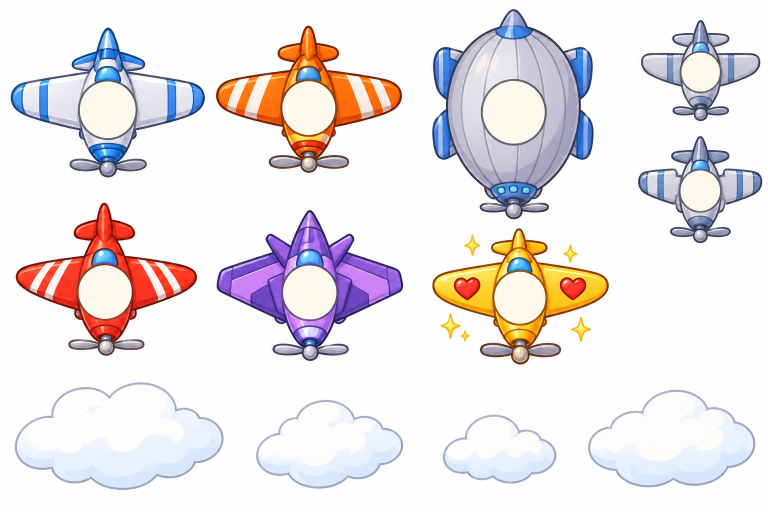
#> input picture games/sky/assets/source/planes.png, 1536 x 1024 px, found by its file name (shown at 1/2 size)
$ python cut-sky.py
#> lines starting #> are read from the running program, lines starting #| are printed output that depends on the picture
"""Cut the Sky Patrol asset sheets into the pieces the game draws.

Two sheets, each 1536x1024 on white:

- `planes.png` — the falling planes, all nose-down, each with a plain round
  spot where the game writes its number; the two small planes a blimp bursts
  into; and four loose clouds.
- `board.png` — the sky backdrop, the player's fighter (and its overheated
  look), the shell, the burst, the fuel gauge and score badge, the hearts, the
  banner ribbon, the sum plaque and the end-of-run card.

Every piece is cut by flooding the white in from the edge of its box. For each
plane the script also finds its number spot (the largest cream disc on it) and
writes where it is, as a share of the picture, into
`games/sky/src/view/art.data.ts`, so the game writes the number exactly in it.

Usage: python3 scripts/cut-sky.py   (needs numpy and Pillow)
"""

from collections import deque

import numpy as np
from PIL import Image, ImageFilter

PLANES_SOURCE = 'games/sky/assets/source/planes.png'
BOARD_SOURCE = 'games/sky/assets/source/board.png'
OUT = 'games/sky/assets'
DATA = 'games/sky/src/view/art.data.ts'

# name: (left, top, right, bottom) on planes.png.
PLANES = {
    'glider': (15, 50, 415, 360),
    'weaver': (425, 45, 812, 352),
    'blimp': (860, 15, 1195, 440),
    'piece-1': (1275, 35, 1528, 248),
    'piece-2': (1268, 268, 1530, 492),
    'scout': (25, 400, 402, 718),
    'hider': (430, 415, 812, 728),
    'treasure': (860, 455, 1225, 738),
}
CLOUDS = {
    'cloud-1': (25, 760, 452, 988),
    'cloud-2': (505, 795, 812, 982),
    'cloud-3': (880, 822, 1118, 972),
    'cloud-4': (1168, 772, 1518, 978),
}

# name: (left, top, right, bottom) on board.png.
BOARD = {
    'fighter': (32, 478, 302, 702),
    'fighter-hot': (352, 468, 568, 692),
    'shell': (618, 542, 670, 642),
    'pop': (692, 518, 862, 668),
    'fuel': (846, 20, 1244, 102),
    'score': (1280, 20, 1522, 102),
    'heart': (1212, 545, 1310, 632),
    'heart-empty': (1317, 545, 1415, 632),
    'heart-cracked': (1422, 545, 1521, 632),
    'ribbon': (14, 700, 588, 815),
    'plaque': (474, 812, 990, 998),
    'card': (1088, 676, 1522, 998),
}
# The backdrop: inside the painting's rounded frame.
BACKDROP = (24, 24, 800, 444)

# Background: bright and nearly grey. Shadows on the sheets are a pale grey too.
WHITE_MIN = 208
WHITE_SPREAD = 24


def whiteish(rgb):
    lo = rgb.min(axis=2)
    hi = rgb.max(axis=2)
    return (lo >= WHITE_MIN) & ((hi - lo) <= WHITE_SPREAD)


def flood_from_edges(passable):
    h, w = passable.shape
    seen = np.zeros((h, w), bool)
    queue = deque()
    for x in range(w):
        for y in (0, h - 1):
            if passable[y, x] and not seen[y, x]:
                seen[y, x] = True
                queue.append((y, x))
    for y in range(h):
        for x in (0, w - 1):
            if passable[y, x] and not seen[y, x]:
                seen[y, x] = True
                queue.append((y, x))
    while queue:
        y, x = queue.popleft()
        for dy, dx in ((1, 0), (-1, 0), (0, 1), (0, -1)):
            ny, nx = y + dy, x + dx
            if 0 <= ny < h and 0 <= nx < w and passable[ny, nx] and not seen[ny, nx]:
                seen[ny, nx] = True
                queue.append((ny, nx))
    return seen


def keep_largest(alpha):
    """Drop stray specks: anything opaque not joined to the biggest piece, unless big itself."""
    solid = alpha > 0
    h, w = solid.shape
    label = np.zeros((h, w), int)
    sizes = [0]
    for y in range(h):
        for x in range(w):
            if not solid[y, x] or label[y, x]:
                continue
            index = len(sizes)
            label[y, x] = index
            queue = deque([(y, x)])
            size = 0
            while queue:
                cy, cx = queue.popleft()
                size += 1
                for dy, dx in ((1, 0), (-1, 0), (0, 1), (0, -1)):
                    ny, nx = cy + dy, cx + dx
                    if 0 <= ny < h and 0 <= nx < w and solid[ny, nx] and not label[ny, nx]:
                        label[ny, nx] = index
                        queue.append((ny, nx))
            sizes.append(size)
    biggest = max(sizes)
    keep = np.array([size >= biggest * 0.04 for size in sizes])
    keep[0] = False
    return np.where(keep[label], alpha, 0)


def cut(board, box, blanks=()):
    board = board.copy()
    gaps = []
    for blank in blanks:
        if len(blank) == 5:
            gaps.append(blank[:4])
            continue
        ImageDraw.Draw(board).rectangle(blank, fill=(255, 255, 255))
    piece = board.crop(box).convert('RGB')
    rgb = np.asarray(piece).astype(int)
    white = whiteish(rgb)
    background = flood_from_edges(white)
    for left, top, right, bottom in gaps:
        # White closed off from the edge, here, is background too: the gap
        # between the rod and the line.
        rows = slice(top - box[1], bottom - box[1])
        cols = slice(left - box[0], right - box[0])
        background[rows, cols] |= white[rows, cols]
    alpha = np.where(background, 0, 255).astype(np.uint8)
    alpha = keep_largest(alpha).astype(np.uint8)
    # A one-pixel feather, so the edge is not a staircase over the water.
    soft = np.asarray(Image.fromarray(alpha).filter(ImageFilter.GaussianBlur(0.7)))
    alpha = np.minimum(alpha, soft)
    rgba = np.dstack([rgb.astype(np.uint8), alpha])
    sprite = Image.fromarray(rgba, 'RGBA')
    return sprite.crop(sprite.getbbox())


def number_spot(sprite):
    """The plane's number spot: the largest cream disc, as a share of the picture (x, y, radius)."""
    rgba = np.asarray(sprite).astype(int)
    r, g, b, a = rgba[..., 0], rgba[..., 1], rgba[..., 2], rgba[..., 3]
    cream = (a > 250) & (r > 236) & (g > 230) & (b > 205) & (r - b > 4)
    cream = np.asarray(Image.fromarray((cream * 255).astype(np.uint8)).filter(ImageFilter.MinFilter(3))) > 0
    h, w = cream.shape
    label = np.zeros((h, w), int)
    best = None
    index = 0
    for y, x in zip(*np.nonzero(cream)):
        if label[y, x]:
            continue
        index += 1
        label[y, x] = index
        queue = deque([(y, x)])
        points = []
        while queue:
            cy, cx = queue.popleft()
            points.append((cy, cx))
            for dy, dx in ((1, 0), (-1, 0), (0, 1), (0, -1)):
                ny, nx = cy + dy, cx + dx
                if 0 <= ny < h and 0 <= nx < w and cream[ny, nx] and not label[ny, nx]:
                    label[ny, nx] = index
                    queue.append((ny, nx))
        if best is None or len(points) > len(best):
            best = points
    ys = np.array([p[0] for p in best])
    xs = np.array([p[1] for p in best])
    radius = np.sqrt(len(best) / np.pi) + 1.5
    return xs.mean() / w, ys.mean() / h, radius / h


def main():
    planes = Image.open(PLANES_SOURCE).convert('RGB')
#> planes is the input picture: PIL image 1536x1024 RGB; mean R, G, B 235.1, 229.1, 230.9
    board = Image.open(BOARD_SOURCE).convert('RGB')
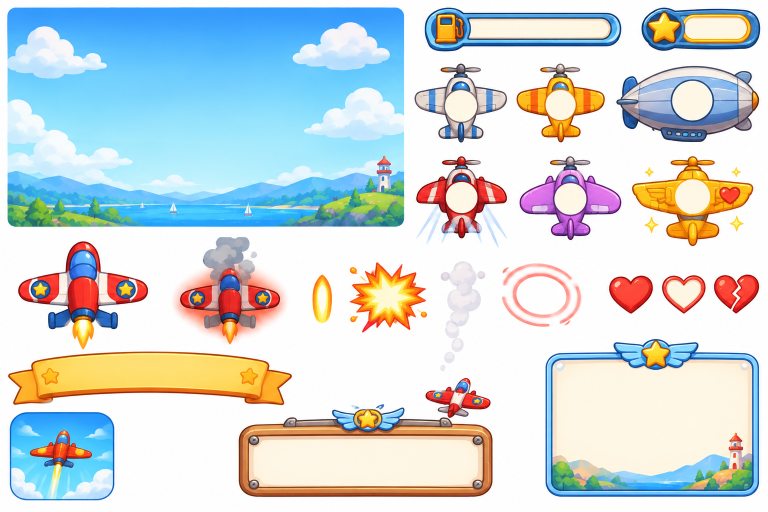
#> input picture games/sky/assets/source/board.png, 1536 x 1024 px, found by its file name (shown at 1/2 size)
#> board is the input picture: PIL image 1536x1024 RGB; mean R, G, B 207.4, 216.6, 218.5
    for sheet in (planes, board):
        if sheet.size != (1536, 1024):
            raise SystemExit(f'expected 1536x1024 sheets, got {sheet.size}: measure the boxes again')
#> this loop made 2 passes
    sizes = {}
    spots = {}
    for name, box in PLANES.items():
        sprite = cut(planes, box)
        sprite.save(f'{OUT}/{name}.png')
        sizes[name] = sprite.size
        spots[name] = number_spot(sprite)
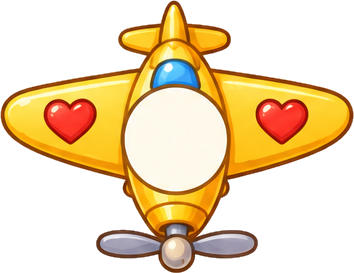
#> sprite: PIL image 354x273 RGBA; mean R, G, B, A 237.7, 214, 173.3, 116.6; transparent parts drawn white
#> after the loop, sizes = {'glider': (389, 300), 'weaver': (372, 295), 'blimp': (323, 421), 'piece-1': (239, 202), 'piece-2': (249, 214), 'scout': (363, 307), 'hider': (374, 302), 'treasure': (354, 273)}; spots = {'glider': (0.499, 0.548, 0.186), 'weaver': (0.498, 0.559, 0.179), 'blimp': (0.505, 0.49, 0.147), 'piece-1': (0.498, 0.513, 0.188), 'piece-2': (0.498, 0.51, 0.184), 'scout': (0.493, 0.582, 0.172), 'hider': (0.497, 0.545, 0.174), 'treasure': (0.496, 0.51, 0.187)}
    for name, box in {**CLOUDS}.items():
        sprite = cut(planes, box)
        sprite.save(f'{OUT}/{name}.png')
        sizes[name] = sprite.size
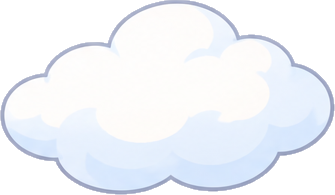
#> sprite: PIL image 335x195 RGBA; mean R, G, B, A 240.9, 244.1, 249.6, 174.6; transparent parts drawn white
#> after the loop, sizes = 12 items
    for name, box in BOARD.items():
        sprite = cut(board, box)
        sprite.save(f'{OUT}/{name}.png')
        sizes[name] = sprite.size
#> this loop made 12 passes
#> pass 1, in whiteish (call 13), `lo = rgb.min(axis=2)`:
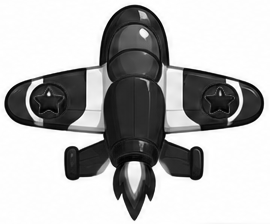
#> lo: shape (224, 270) int64; min 0, max 255, mean 179.8
#> pass 1, in whiteish (call 13), `hi = rgb.max(axis=2)`:
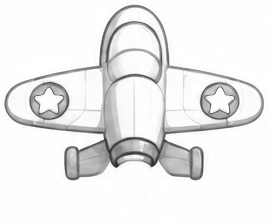
#> hi: shape (224, 270) int64; min 40, max 255, mean 235.8
#> after the loop:
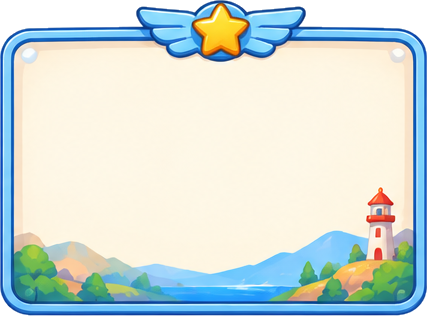
#> sprite: PIL image 427x316 RGBA; mean R, G, B, A 207.2, 219.9, 215.5, 237.4; transparent parts drawn white
#> after the loop, sizes = 24 items
    board.crop(BACKDROP).save(f'{OUT}/backdrop.jpg', quality=90)
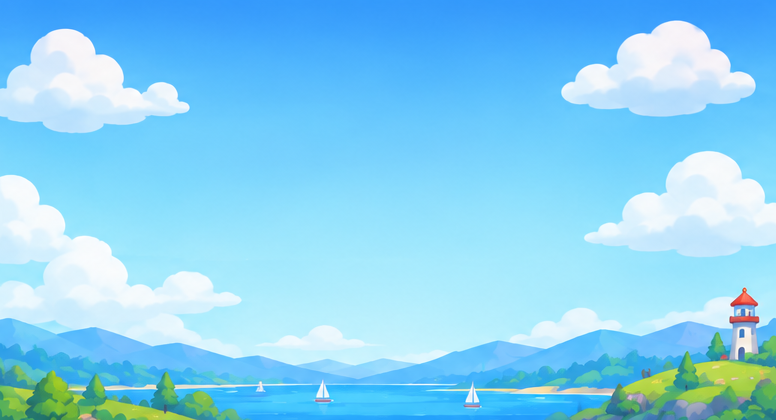
#> saved as backdrop.jpg: PIL image 776x420 RGB; mean R, G, B 135.2, 209.3, 243.7
    lines = [
        '// Written by scripts/cut-sky.py: do not edit by hand.',
        '',
        '/** Each cut picture\'s size in pixels. */',
        'export const ART_SIZES = {',
    ]
    for name, (w, h) in sizes.items():
        lines.append(f"  '{name}': {{ width: {w}, height: {h} }},")
#> this loop made 24 passes
#> (name, w, h) on passes 1 to 12: ('glider', 389, 300), ('weaver', 372, 295), ('blimp', 323, 421), ('piece-1', 239, 202), ('piece-2', 249, 214), ('scout', 363, 307), ('hider', 374, 302), ('treasure', 354, 273), ('cloud-1', 417, 215), ('cloud-2', 294, 177), ('cloud-3', 227, 138), ('cloud-4', 335, 195)
#> after the loop, lines = 28 items
    lines += [
        '} as const;',
        '',
        '/** Where each plane\'s number spot is: its middle and radius, as shares of the picture (radius of its height). */',
        'export const NUMBER_SPOTS = {',
    ]
    for name, (x, y, r) in spots.items():
        lines.append(f"  '{name}': {{ x: {x:.3f}, y: {y:.3f}, r: {r:.3f} }},")
#> this loop made 8 passes
#> after the loop, lines = 40 items
    lines += ['} as const;', '']
    open(DATA, 'w').write('\n'.join(lines))
    print(f'cut {len(sizes) + 1} pieces into {OUT}; spots into {DATA}')
#| cut 25 pieces into games/sky/assets; spots into games/sky/src/view/art.data.ts


if __name__ == '__main__':
    main()
